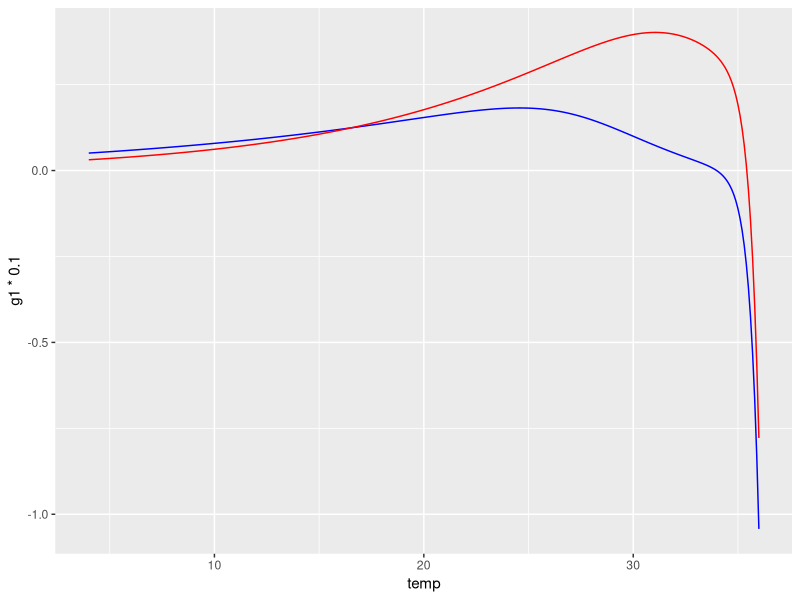
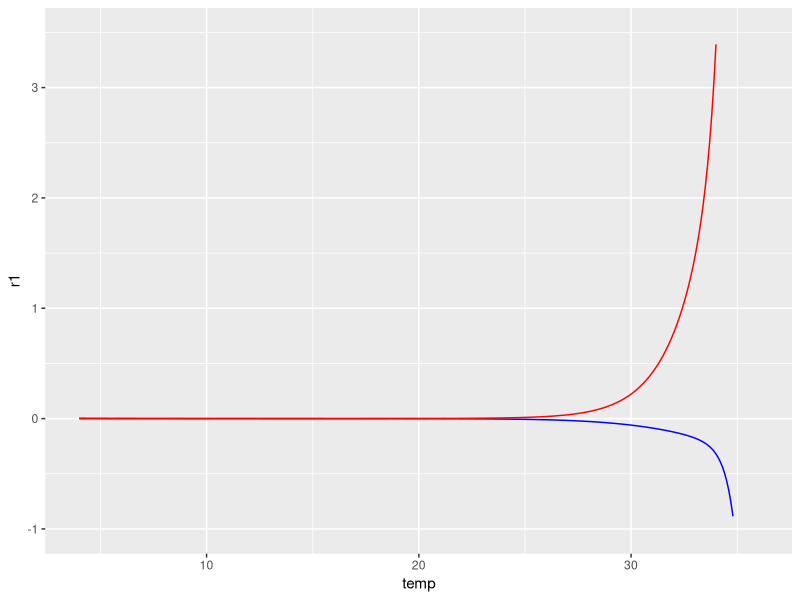
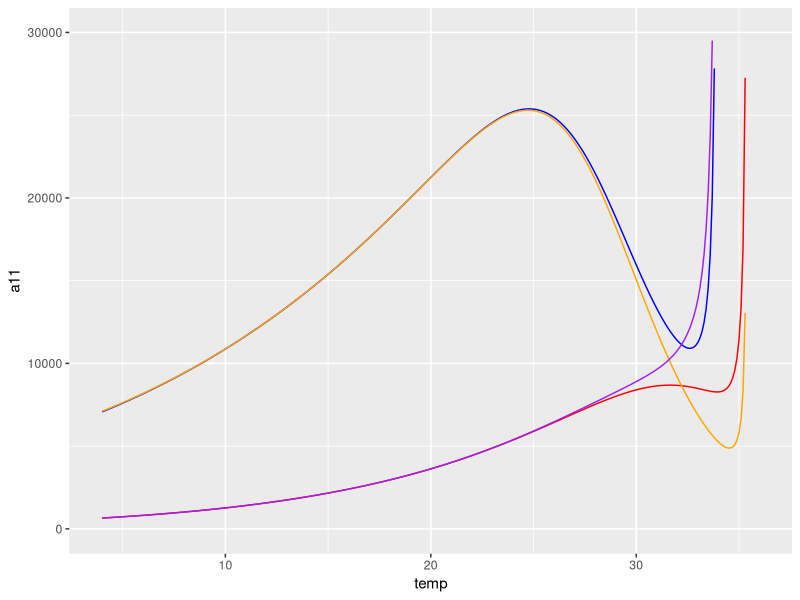
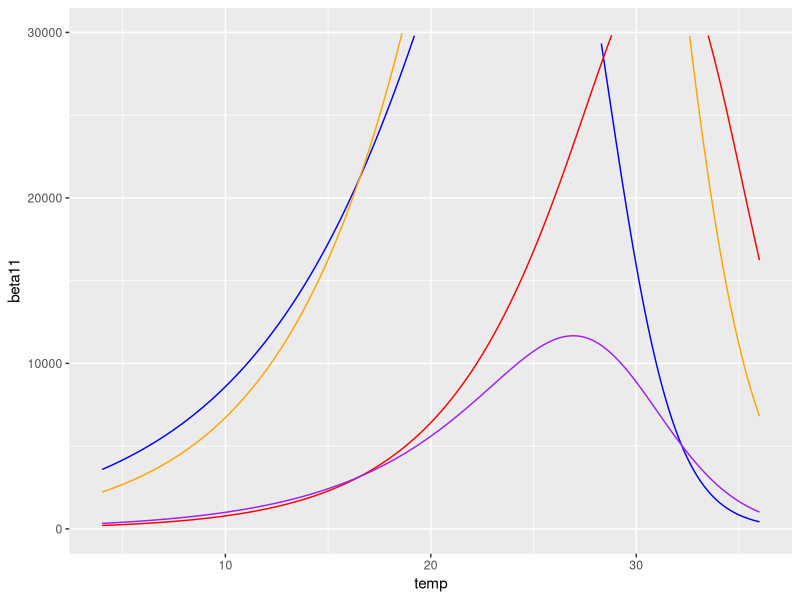
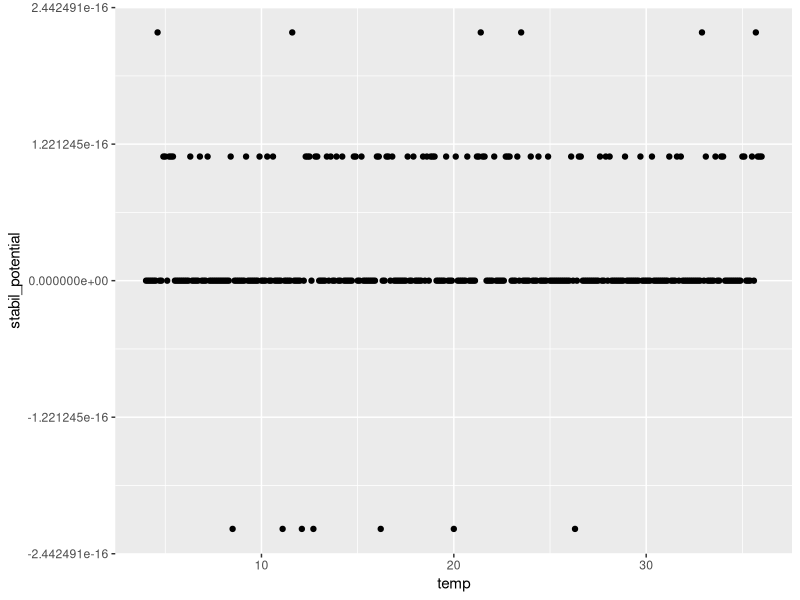
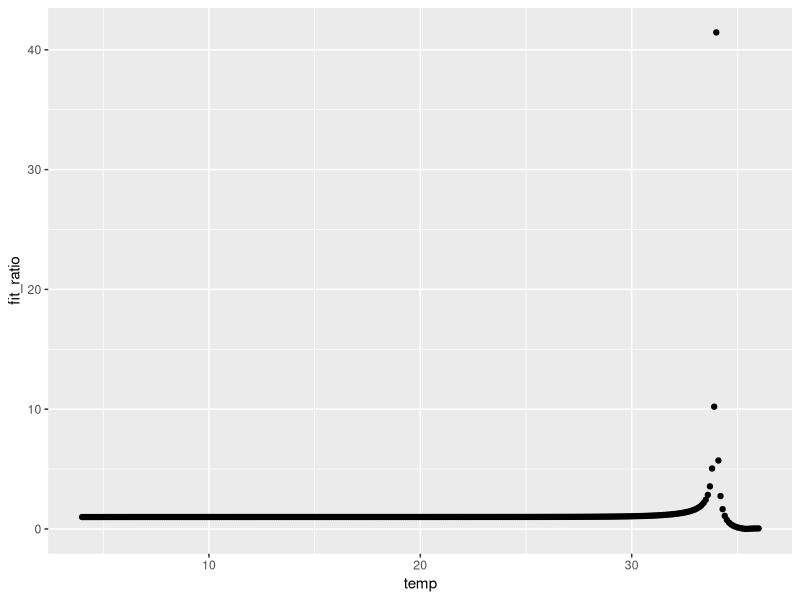

Write the R code that produced these figures, in order.
###########################MacArthur consumer resource schoolfield fits
library(tidyverse)



##Functions for temp dependencies from best fit models

sharpeschoolfull_modified_inverse <- function(temp, r_tref, e, el, tl, eh, th, tref){
  tref <- 273.15 + tref
  k <- 8.62e-05
  boltzmann.term <- r_tref*exp(e/k * (1/tref - 1/(temp + 273.15)))
  inactivation.term <- (1 + exp(-el/k * (1/(tl + 273.15) - 1/(temp + 273.15))) + exp(eh/k * (1/(th + 273.15) - 1/(temp + 273.15))))
  return(boltzmann.term * inactivation.term)
}


sharpeschoolhigh_1981 <- function(temp, r_tref, e, eh, th, tref){
  tref <- 273.15 + tref
  k <- 8.62e-05
  boltzmann.term <- r_tref*exp(e/k * (1/tref - 1/(temp + 273.15)))
  inactivation.term <- 1/(1 + exp(eh/k * (1/(th + 273.15) - 1/(temp + 273.15))))
  return(boltzmann.term * inactivation.term)
}




##### Read in the parameter estimates 

mortality.parameters <- read.csv("Coreen model/estimates.for.mortality.parameters.csv")


mortality_daphnia <- mortality.parameters%>%
  filter(species == "daphnia")%>%
  filter(parameter.type == "mortality")%>%
  filter(best.model == "yes")%>%
  column_to_rownames(var = 'term')

tref <- 20

mortality_diaphanosoma <- mortality.parameters%>%
  filter(species == "diaphanosoma")%>%
  filter(parameter.type == "mortality")%>%
  filter(best.model == "yes")%>%
  column_to_rownames(var = 'term')



grazing.parameters <- read.csv("Coreen model/estimates.for.grazing.parameters.csv")


###Daphnia consumption

grazing_daphnia <- grazing.parameters%>%
  filter(species == "daphnia")%>%
  filter(parameter.type == "grazing")%>%
  filter(best.model == "yes")%>%
  column_to_rownames(var = 'term')

###Diaphanosoma consumption

grazing_diaphanosoma <- grazing.parameters%>%
  filter(species == "diaphanosoma")%>%
  filter(parameter.type == "grazing")%>%
  filter(best.model == "yes")%>%
  column_to_rownames(var = 'term')


###Conversion factor: Assimilation efficiency of herbivores = 0.8 from Anderson 2004
###Here we will use carbon in one algae: carbon in one zooplankton
##See grazing rate for chapter 2 script for values
##dry weights
scenedesmus.wt = 48.51664^-6  #ug C per cell

#daphnia.wt =52.42142 #ug per average individual from grazing rate experiment

conversion.factor = 0.8
daphnia.wt= 8.39518
diaphanosoma.wt = 1.250867


daphna.conversion.efficiency = conversion.factor * scenedesmus.wt/daphnia.wt
diaphanosoma.conversion.efficiency = conversion.factor * scenedesmus.wt/ diaphanosoma.wt



temp_dependences_MacArthur <- function(temp = temp, ref_temp2 = 1, tref = 20, 
                                       #r_EaN = 0.5, 
                                       
                                       ###resource consumption parameters                        
                                       ##Diaphanosoma                        
                        r_tref_dia_consumption = grazing_diaphanosoma["r_tref", "estimate"],
                        e_dia_consumption = grazing_diaphanosoma["e", "estimate"],
                        #el_dia_consumption<- grazing_diaphanosoma["el", "estimate"]
                        #tl_dia_consumption<- grazing_diaphanosoma["tl", "estimate"]
                        eh_dia_consumption = grazing_diaphanosoma["eh", "estimate"],
                        th_dia_consumption = grazing_diaphanosoma["th", "estimate"],                        
                                       ##Daphnia
                        r_tref_daph_consumption = grazing_daphnia["r_tref", "estimate"],
                        e_daph_consumption = grazing_daphnia["e", "estimate"],
                        #el_daph_consumption<- grazing_daphnia["el", "estimate"]
                        #tl_daph_consumption<- grazing_daphnia["tl", "estimate"]
                        eh_daph_consumption = grazing_daphnia["eh", "estimate"],
                        th_daph_consumption = grazing_daphnia["th", "estimate"],
                                       
                                       ##Mortality rates (scale parameter)
                                       ##Daphnia
                        r_tref_daph_mort = mortality_daphnia["r_tref", "estimate"],
                        e_daph_mort = mortality_daphnia["e", "estimate"],
                        el_daph_mort = mortality_daphnia["el", "estimate"],
                        tl_daph_mort = mortality_daphnia["tl", "estimate"],
                        eh_daph_mort = mortality_daphnia["eh", "estimate"],
                        th_daph_mort = mortality_daphnia["th", "estimate"],
                                       
                        #Diaphanosoma
                        r_tref_dia_mort = mortality_diaphanosoma["r_tref", "estimate"],
                        e_dia_mort = mortality_diaphanosoma["e", "estimate"],
                        el_dia_mort = mortality_diaphanosoma["el", "estimate"],
                        tl_dia_mort = mortality_diaphanosoma["tl", "estimate"],
                        eh_dia_mort = mortality_diaphanosoma["eh", "estimate"],
                        th_dia_mort = mortality_diaphanosoma["th", "estimate"]
                                       
                                       
                          
                        #KR = 384.0671,            ## resource carrying capacity number of cells per day is 10000000 per mesocosm, ug carbon is 384.0671
                                       
                                      
){
  
  # resource supply rate- Should this have an r and K still?
  #KR = KR
  # resource growth rates
  #rR = arrhenius_function(temp = temp, E = 0, b1 = 1) ##Try making this large so resources are replenished?
  rR = 1
  # resource carrying capacity
  #rK = arrhenius_function(temp = temp, E = 0, b1 = 2) 
  ###Let's make this in terms of the number of cells per day since rsource consumption is in these units?
  rK = 10000000
  
  c_daph_R = sharpeschoolhigh_1981(temp = temp, r_tref = r_tref_daph_consumption, e = e_daph_consumption, eh = eh_daph_consumption, th = th_daph_consumption, tref = 20)
  
  
  c_dia_R = sharpeschoolhigh_1981(temp = temp, r_tref = r_tref_dia_consumption, e = e_dia_consumption, eh = eh_dia_consumption, th = th_dia_consumption, tref = 20)
  
  
  # vij = conversion factor that converts resource into biomass of consumer
  #v_daph_R = arrhenius_function(temp = temp, E = 0, b1 = 0.6) ####Dell assumes no effect oftemperature
  
  v_daph_R = daphna.conversion.efficiency
  v_dia_R = diaphanosoma.conversion.efficiency
  #v_dia_R = arrhenius_function(temp = temp, E = 0, b1 = 0.4)
  
  # mortality rates
  ##For units to work this must be proportion of population that dies per day I think
  
  m_daph = sharpeschoolfull_modified_inverse(temp = temp, r_tref = r_tref_daph_mort, e = e_daph_mort, el = el_daph_mort, tl = tl_daph_mort, eh = eh_daph_mort, th = th_daph_mort, tref = 20)
  
  m_dia = sharpeschoolfull_modified_inverse(temp = temp, r_tref = r_tref_dia_mort, e = e_dia_mort, el = el_dia_mort, tl = tl_dia_mort, eh = eh_dia_mort, th = th_dia_mort, tref = 20)
  
  
  g1 = v_daph_R * c_daph_R * rR * rK  - (m_daph) ### growth rate of daphnia
  g2 = v_dia_R * c_dia_R * rR * rK  - (m_daph) ### growth rate of diaphanosoma
  
  
  # Absolute competition coefficients
  beta11 = v_daph_R * c_daph_R * (rR*rK) * c_daph_R  ### intra
  beta12 = v_daph_R * c_daph_R * (rR*rK) * c_dia_R  ### inter
  beta22 = v_dia_R * c_dia_R * (rR*rK) * c_dia_R  ### intra
  beta21 = v_dia_R * c_dia_R * (rR*rK) * c_daph_R  ### inter
  
  ###Fixed betas
  ###These seem wrong
  
  # Relative competition coefficients 
  a11 = beta11 / g1
  a21 = beta21 / g2
  a22 = beta22 / g2
  a12 = beta12 / g1
  
  
  ###Invasion growth rates? See Song 2019
  
  r1 = g1*(1-(a12/a22))
  r2 = g2*(1-(a21/a11))
  
  # MCT parameters
  rho <- sqrt((a12*a21)/(a11*a22)) #niche overlap
  stabil_potential <- 1 - rho #stabilizing potential
  fit_ratio <- sqrt((a11*a12)/(a22*a21))  #fitness ratio
  coexist <- rho < fit_ratio &  fit_ratio < 1/rho
  
  # report results
  results <-  data.frame(temp = temp, 
                         a11 = a11, a12 = a12, a22 = a22, a21 = a21, g1 = g1, g2 = g2, r1 = r1, r2 = r2, beta12 = beta12, beta22= beta22, beta21 = beta21, beta11 = beta11,
                         stabil_potential = stabil_potential, fit_ratio = fit_ratio, rho = rho, coexist = coexist, 
                         m_daph = m_daph, m_dia = m_dia, rR = rR, rK = rK, 
                         c_daph_R = c_daph_R, c_dia_R = c_dia_R)
  
  return(results)
}




temp <- seq(4, 36, by = 0.1)


results <- as.data.frame(temp_dependences_MacArthur(temp))






##Plot some results
#Yikes

ggplot(results)+
  geom_line(aes(x = temp, y = g1*.1), colour = "blue", data = results)+
  geom_line(aes(x = temp, y = g2*.1), colour = "red", data = results)


ggplot(results)+
  geom_line(aes(x = temp, y = r1), colour = "blue", data = results)+
  geom_line(aes(x = temp, y = r2), colour = "red", data = results)+
  ylim(-1,3.5)



###Competition coefficients-muy yikes
ggplot(results)+
  geom_line(aes(x = temp, y = a11), colour = "blue", data = results)+
  geom_line(aes(x = temp, y = a22), colour = "red", data = results)+
  geom_line(aes(x = temp, y = a21), colour = "orange", data = results)+
  geom_line(aes(x = temp, y = a12), colour = "purple", data = results)+
  ylim(-2, 30000)

ggplot(results)+
  geom_line(aes(x = temp, y = beta11), colour = "blue", data = results)+
  geom_line(aes(x = temp, y = beta22), colour = "red", data = results)+
  geom_line(aes(x = temp, y = beta21), colour = "orange", data = results)+
  geom_line(aes(x = temp, y = beta12), colour = "purple", data = results)+
  ylim(-2, 30000)


ggplot(aes(x = temp, y = stabil_potential), data = results) + 
  geom_point()



ggplot(aes(x = temp, y = fit_ratio), data = results) + 
  geom_point()




